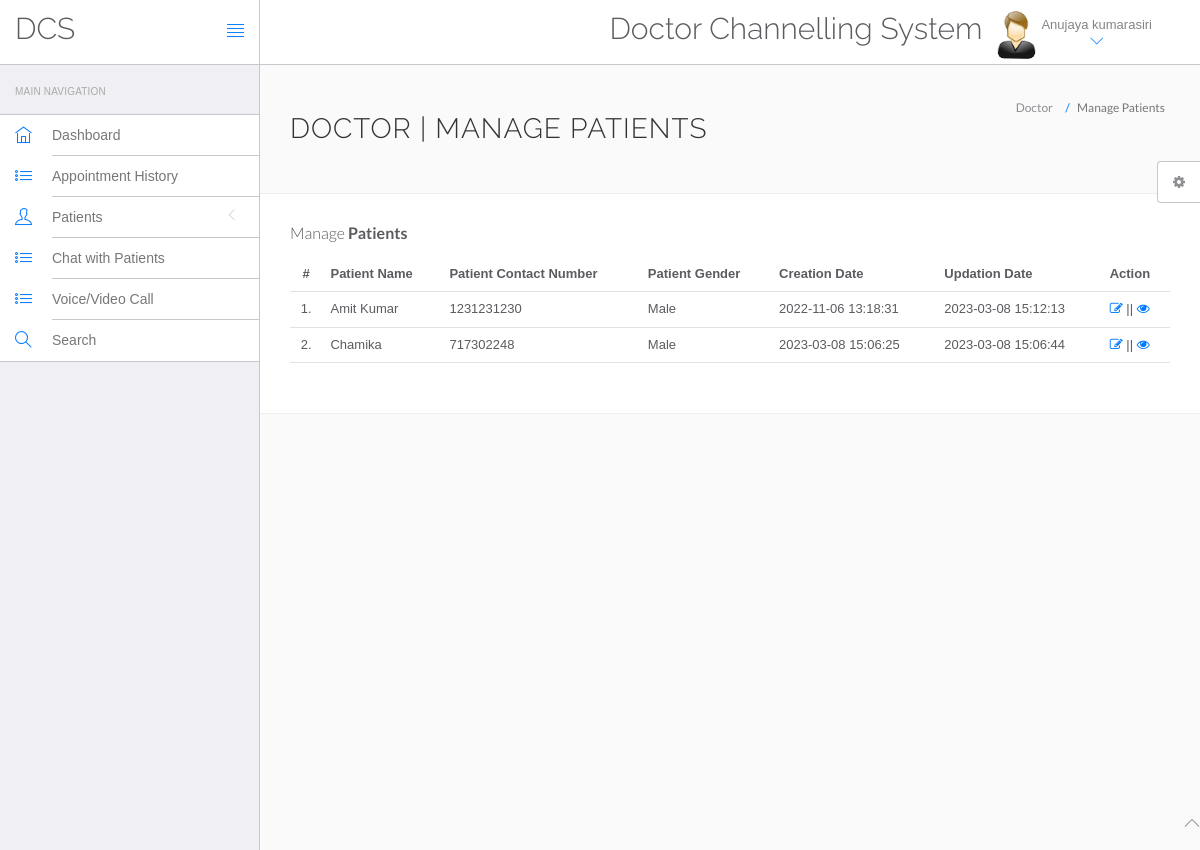
Screenshot of /hms/doctor/manage-patient.php (signed in) with the database file from the repository.
### tables this page shows
CREATE TABLE `doctors` (
  `id` int(11) NOT NULL,
  `specilization` varchar(255) DEFAULT NULL,
  `doctorName` varchar(255) DEFAULT NULL,
  `address` longtext DEFAULT NULL,
  `docFees` varchar(255) DEFAULT NULL,
  `contactno` bigint(11) DEFAULT NULL,
  `docEmail` varchar(255) DEFAULT NULL,
  `password` varchar(255) DEFAULT NULL,
  `creationDate` timestamp NULL DEFAULT current_timestamp(),
  `updationDate` timestamp NULL DEFAULT NULL ON UPDATE current_timestamp()
);

CREATE TABLE `tblpatient` (
  `ID` int(10) NOT NULL,
  `Docid` int(10) DEFAULT NULL,
  `PatientName` varchar(200) DEFAULT NULL,
  `PatientContno` bigint(10) DEFAULT NULL,
  `PatientEmail` varchar(200) DEFAULT NULL,
  `PatientGender` varchar(50) DEFAULT NULL,
  `PatientAdd` mediumtext DEFAULT NULL,
  `PatientAge` int(10) DEFAULT NULL,
  `PatientMedhis` mediumtext DEFAULT NULL,
  `CreationDate` timestamp NULL DEFAULT current_timestamp(),
  `UpdationDate` timestamp NULL DEFAULT NULL ON UPDATE current_timestamp()
);

### hms/doctor/manage-patient.php (the view, shortened to what this page needs)
<?php
include('include/config.php');
if (strlen($_SESSION['id'] == 0)) {
	header('location:logout.php');
} else {
?>
	<!DOCTYPE html>
	<html lang="en">
	<head>
		<link rel="stylesheet" href="vendor/bootstrap/css/bootstrap.min.css">
		<link rel="stylesheet" href="vendor/fontawesome/css/font-awesome.min.css">
		<link rel="stylesheet" href="vendor/themify-icons/themify-icons.min.css">
		<link href="vendor/animate.css/animate.min.css" rel="stylesheet" media="screen">
		<link href="vendor/perfect-scrollbar/perfect-scrollbar.min.css" rel="stylesheet" media="screen">
		<link href="vendor/switchery/switchery.min.css" rel="stylesheet" media="screen">
		<link href="vendor/bootstrap-touchspin/jquery.bootstrap-touchspin.min.css" rel="stylesheet" media="screen">
		<link href="vendor/select2/select2.min.css" rel="stylesheet" media="screen">
		<link href="vendor/bootstrap-datepicker/bootstrap-datepicker3.standalone.min.css" rel="stylesheet" media="screen">
		<link href="vendor/bootstrap-timepicker/bootstrap-timepicker.min.css" rel="stylesheet" media="screen">
		<link rel="stylesheet" href="assets/css/styles.css">
		<link rel="stylesheet" href="assets/css/plugins.css">
		<link rel="stylesheet" href="assets/css/themes/theme-1.css" id="skin_color" />
	</head>
	<body>
		<div id="app">
			<?php include('include/sidebar.php'); ?>
			<div class="app-content">
				<?php include('include/header.php'); ?>
				<div class="main-content">
					<div class="wrap-content container" id="container">
						<section id="page-title">
							<div class="row">
								<div class="col-sm-8">
									<h1 class="mainTitle">Doctor | Manage Patients</h1>
								</div>
								<ol class="breadcrumb">
									<li>
										<span>Doctor</span>
									</li>
									<li class="active">
										<span>Manage Patients</span>
									</li>
								</ol>
							</div>
						</section>
						<div class="container-fluid container-fullw bg-white">
							<div class="row">
								<div class="col-md-12">
									<h5 class="over-title margin-bottom-15">Manage <span class="text-bold">Patients</span></h5>
									<table class="table table-hover" id="sample-table-1">
										<thead>
											<tr>
												<th class="center">#</th>
												<th>Patient Name</th>
												<th>Patient Contact Number</th>
												<th>Patient Gender </th>
												<th>Creation Date </th>
												<th>Updation Date </th>
												<th>Action</th>
											</tr>
										</thead>
										<tbody>
											<?php
											$docid = $_SESSION['id'];
											$sql = mysqli_query($con, "select * from tblpatient where Docid='$docid' ");
											$cnt = 1;
											while ($row = mysqli_fetch_array($sql)) {
											?>
												<tr>
													<td class="center"><?php echo $cnt; ?>.</td>
													<td class="hidden-xs"><?php echo $row['PatientName']; ?></td>
													<td><?php echo $row['PatientContno']; ?></td>
													<td><?php echo $row['PatientGender']; ?></td>
													<td><?php echo $row['CreationDate']; ?></td>
													<td><?php echo $row['UpdationDate']; ?>
													</td>
													<td>
														<a href="edit-patient.php?editid=<?php echo $row['ID']; ?>"><i class="fa fa-edit"></i></a> || <a href="view-patient.php?viewid=<?php echo $row['ID']; ?>"><i class="fa fa-eye"></i></a>
													</td>
												</tr>
											<?php
												$cnt = $cnt + 1;
											} ?>
										</tbody>
									</table>
								</div>
							</div>
						</div>
					</div>
				</div>
			</div>
		</div>
		<?php include('include/footer.php'); ?>
		<?php include('include/setting.php'); ?>
	</body>
	</html>
<?php } ?>

### hms/doctor/include/header.php (shortened to what this page needs)
<header class="navbar navbar-default navbar-static-top">
	<div class="navbar-header">
		<a class="navbar-brand" href="#">
			<h2 style="padding-top:20% ">DCS</h2>
		</a>
		<a href="#" class="sidebar-toggler pull-right visible-md visible-lg" data-toggle-class="app-sidebar-closed" data-toggle-target="#app">
			<i class="ti-align-justify"></i>
		</a>
	</div>
	<div class="navbar-collapse collapse">
		<ul class="nav navbar-right">
			<li style="padding-top:2% ">
				<h2>Doctor Channelling System</h2>
			</li>
			<li class="dropdown current-user">
				<a href class="dropdown-toggle" data-toggle="dropdown">
					<img src="assets/images/images.jpg"> <span class="username">
						<?php $query = mysqli_query($con, "select doctorName from doctors where id='" . $_SESSION['id'] . "'");
						while ($row = mysqli_fetch_array($query)) {
							echo $row['doctorName'];
						}
						?> <i class="ti-angle-down"></i></i></span>
				</a>
			</li>
		</ul>
	</div>
</header>

### hms/doctor/assets/css/themes/theme-1.css (style rules this page uses)
body { background: #FAFAFA; }
header .navbar-header { background: #ffffff !important; border-right-color: #c8c7cc !important; border-bottom-color: #c8c7cc !important; }
header .navbar-header .sidebar-toggler, header .navbar-header .sidebar-mobile-toggler { color: #007aff !important; }
header .navbar-header .navbar-brand { color: #777 !important; }
header .navbar-collapse { background: #ffffff !important; border-bottom-color: #c8c7cc !important; box-shadow: none !important; }
header .navbar-collapse .navbar-right > li > a { color: #777; }
header .navbar-collapse .navbar-right > li > a i { color: #007aff !important; }

### rows the page displays
doctors: doctorName "Anujaya kumarasiri"
tblpatient: PatientName "Amit Kumar", PatientContno "1231231230", PatientGender "Male", CreationDate "2022-11-06 13:18:31", UpdationDate "2023-03-08 15:12:13"
tblpatient: PatientName "Chamika", PatientContno "717302248", PatientGender "Male", CreationDate "2023-03-08 15:06:25", UpdationDate "2023-03-08 15:06:44"
